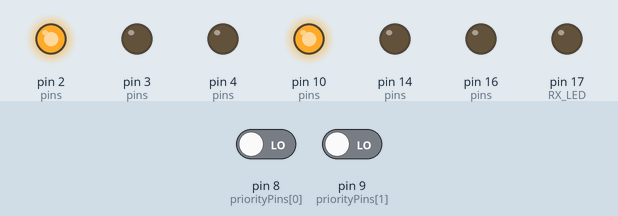
Recording of a sketch running on a simulated Arduino Leonardo, built with avr-gcc and run on an emulated ATmega32U4. Shown: output pins drawn as LEDs (lit = HIGH). Dashed ring = blinking. The inputs (shaded band) are chosen by the test bench; at power-on: pin 8 (priorityPins[0]) LOW, pin 9 (priorityPins[1]) LOW.

Above: at 5.0 s.
5.1 s: pin 8 (priorityPins[0]) driven HIGH
At 5.25 s:
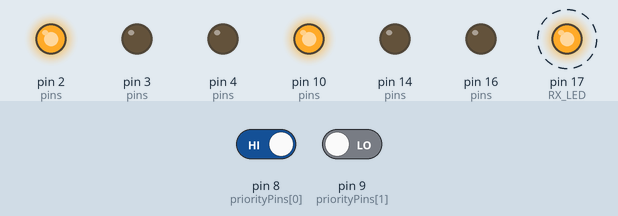
8.1 s: pin 8 (priorityPins[0]) driven LOW
At 8.1 s:
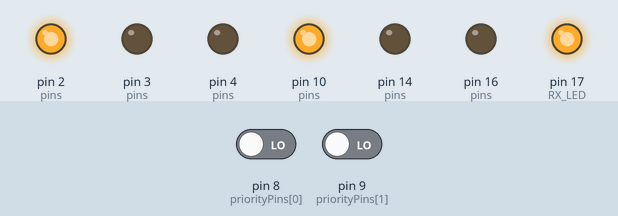
9.6 s: pin 9 (priorityPins[1]) driven HIGH
At 11.1 s:
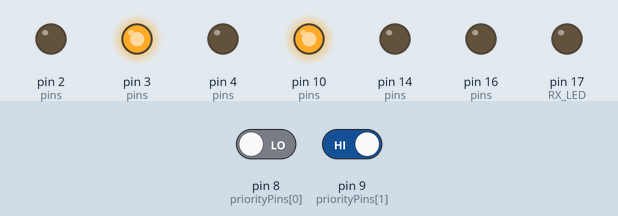
15.6 s: pin 9 (priorityPins[1]) driven LOW
17.2 s: pin 8 (priorityPins[0]) driven HIGH
At 18.5 s:
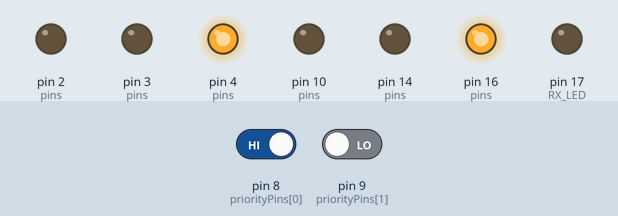
Timing chart, 0 to 21.2 s (numbered marks = the images above; inputs shaded):
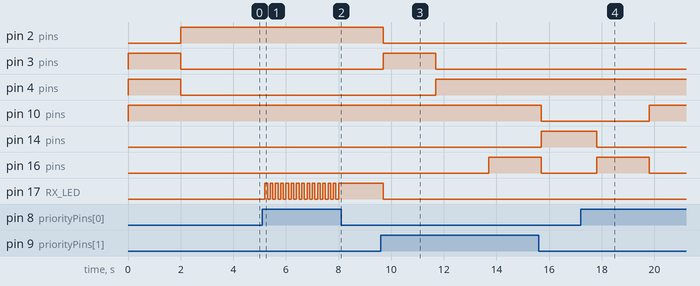

Measured:
- after the input at 5.1 s, pin 17 (RX_LED): alternates HIGH for 0.10 s and LOW for 0.10 s, starting after 0.10 s
- after the input at 8.1 s, pin 17 (RX_LED): stops changing and stays HIGH
- after the input at 9.6 s, pin 2 (pins), pin 17 (RX_LED): HIGH → LOW after 0.10 s instead of 4.4 s; pin 3 (pins): LOW → HIGH after 0.10 s instead of 4.4 s; pin 4 (pins): LOW → HIGH after 2.1 s; pin 16 (pins): LOW → HIGH after 4.1 s
- after the input at 17.2 s, pin 10 (pins): LOW → HIGH after 2.6 s; pin 14 (pins): HIGH → LOW after 0.60 s; pin 16 (pins): LOW → HIGH after 0.60 s, → LOW 2.0 s later

The sketch:

traffic-light-junction.ino
```cpp
// Output pins for light1 and light 2 - order red, yellow, green
int pins[][3] = { { 4, 3, 2 }, { 10, 16, 14 } };

// Input pins for priority at light 1 and light2
int priorityPins[2] = { 8, 9 };

// Onboard RX LED is on pin 17
const int RX_LED = 17;

// Sequence: red, yellow, green
int lightSeq[][3] = { { HIGH, LOW, LOW }, { HIGH, HIGH, LOW }, { LOW, LOW, HIGH }, { LOW, HIGH, LOW } };

int greenTime = 10000;
int switchTime = 2000;

int state[2] = { 0, 0 };

void step(int green) {
  for(int seq=0; seq < 2; seq++) {
    state[green] = (state[green]+1)%4;
    setLight(pins[green], lightSeq[state[green]]);
    delay(switchTime);
  }
}

void setLight(int pins[], int signals[]) {
  for(int i=0; i<3; i++) {
    digitalWrite(pins[i], signals[i]);
  }
}

void interruptibleDelay(int green, int greenTime) {
  const int sleepTime = 100;
  int totalDelay = 0;
  int prioGreen = 0;
  int prioRed = 0;
  int stateRxLed = 0;

  // Continue delay while total delay has not elapsed or there is a green priority
  while(totalDelay < greenTime || prioGreen) {
    prioGreen = digitalRead(priorityPins[green]);
    prioRed = digitalRead(priorityPins[green ^ 1]);

    if(prioRed == HIGH) {
      // Got priority on red side - stop waiting so direction can be changed, if there is no current green priority
      totalDelay = greenTime;
    }
    if(prioGreen) {
      // Blink RX LED while priority signal active
      digitalWrite(RX_LED, stateRxLed ? HIGH : LOW);
      stateRxLed ^= 1;
    }
    delay(sleepTime);
    totalDelay += sleepTime;
  }
  // Ensure RX LED is cleared
  digitalWrite(RX_LED, LOW);
}

void setup() {
  pinMode(RX_LED, OUTPUT);
  for(int l=0; l<2; l++) {
    for(int c=0; c<3; c++) {
      pinMode(pins[l][c], OUTPUT);
    }
  }
  pinMode(priorityPins[0], INPUT);
  pinMode(priorityPins[1], INPUT);

  setLight(pins[0], lightSeq[state[0]]);
  setLight(pins[1], lightSeq[state[1]]);
}

int green = 0;

void loop() {
  TXLED1;
  step(green);
  TXLED0;
  interruptibleDelay(green, greenTime);
  TXLED1;
  step(green);
  TXLED0;

  // Switch direction for next iteration
  green ^= 1;
}
```
